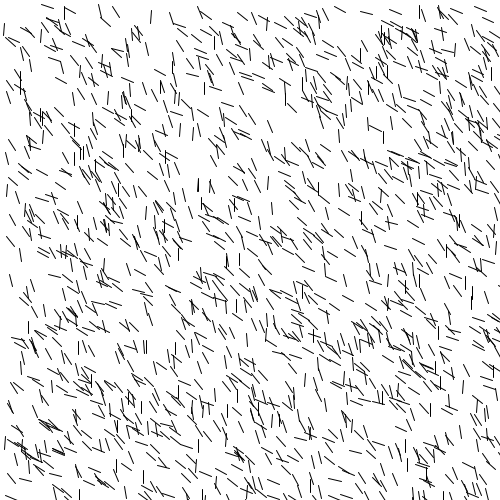
Frame 1 (no input)
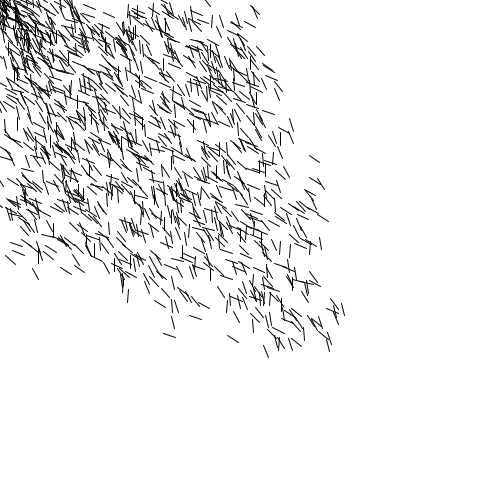
Frame 60 (the mouse pressed at the canvas centre just before this capture)
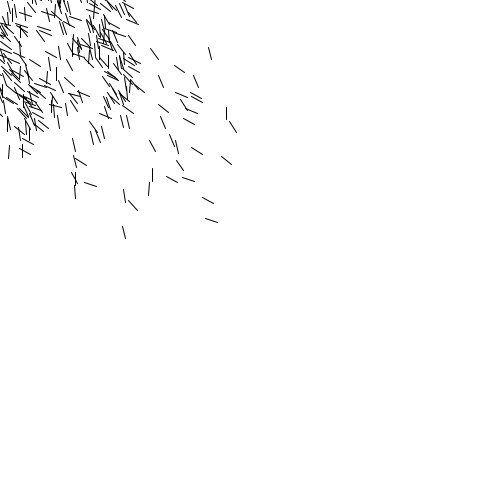
Frame 120 (the mouse held since frame 60 and released just before this capture)

The Processing sketch that drew these frames (run headless with seeded random() and noise(); from frame 60 on, the mouse is pressed at the canvas centre):

// Processing sketch: processing_134058
// ── processing_134058.pde

float gravX;
float gravY;

Bug[] myBugs;

//Bug bug;

void setup() {
  size( 500, 500 );
  //bug = new Bug();
  
  myBugs = new Bug[1500];
  
  int counter = 0;
  
  for (int i = 0; i<myBugs.length; i++) {    
      myBugs[i] = new Bug(random(width), random(height));
  }  
  
}

void draw() {

  background(255);

  for (int i = 0; i<myBugs.length ; i++) {
    myBugs[i].update();
    myBugs[i].display();
  }

  gravX = mouseX-width/2;
  gravY = mouseY-height/2;
  
  gravX = map(gravX,-250,250,-0.5,0.5);
  gravY = map(gravY,-250,250,-0.5,0.5);
  
  
}

void mouseClicked() {
  resetPositions();
}

void resetPositions() {

  int counter = 0;
  for (int i = 0; i<myBugs.length ; i++) {
    
      myBugs[i].setPosition(random(width),random(height));

  }
}



class Bug {
  PVector position;
  PVector velocity;
  PVector acceleration;
  float myRotation;

  Bug(float theX, float theY) {
    position = new PVector( random(width), random(height) );
    velocity = new PVector( 0, 0);
    acceleration = new PVector( 10, 10 );
    myRotation = radians(random(-30,50));
  }

  void update() {
    addGravity();
    addShake();
    followMouse();

    velocity.add(acceleration);   // influence velocity
    velocity.limit(5);            // influence speed
    position.add(velocity);       // influence position 
    //acceleration.set(0, 0);       // reset acceleration

    stayWithinBounds();
  }

  void addGravity() {
    PVector force = new PVector( gravX, gravY );
    acceleration.add(force);
  }
  
  void setPosition(float theX, float theY) {
    position.x = theX;
    position.y = theY;
  }

  void addShake() {
    PVector force = new PVector( random(-1, 1), random(-1, 1));
    force.limit(100);
    acceleration.add(force);
  }

  void followMouse() {
    PVector mouse = new PVector( mouseX, mouseY );
    // calculate a vector pointing from the bug position
    // the mouse position
    PVector force = PVector.sub( mouse, position );
    force.limit(1.5);
    acceleration.add(force);
  }

  void stayWithinBounds() {
    if( position.x > width + 15 ) {
      position.x = width + 15;
    }
    if( position.x < -15 ) {
      position.x = -15;
    }
    if( position.y > height + 15 ) {
      position.y = height + 15;
    }
    if( position.y < -15 ) {
      position.y = -15;
    }
  }   

  void display() {
    stroke(0.2);
    pushMatrix();
    translate(position.x, position.y);
    rotate(myRotation);
    line( 0, 0, 9, 9 );
    popMatrix();
  }
}
